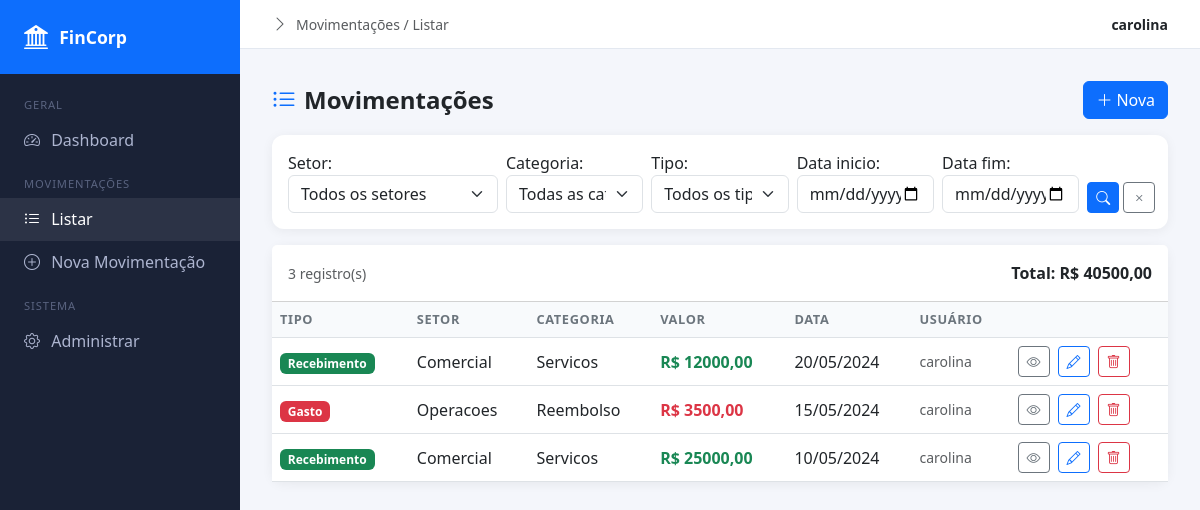
The app's page /recebimentos/listar/ (signed in) with its own data.
### recebimentos/models.py (models this page shows, shortened)
class Movimentacao(models.Model):
    TIPO_CHOICES = [
        ("Recebimento", "Recebimento"),
        ("Gasto", "Gasto"),
    ]
    setor = models.ForeignKey(Setor, on_delete=models.PROTECT)
    usuario = models.ForeignKey(User, on_delete=models.PROTECT)
    categoria = models.ForeignKey(Categoria, on_delete=models.PROTECT)
    tipo = models.CharField(max_length=100, choices=TIPO_CHOICES)
    valor = models.DecimalField(max_digits=10, decimal_places=2)
    data_movimentacao = models.DateField()
    class Meta:
        ordering = ["-data_movimentacao"]

class Setor(models.Model):
    nome = models.CharField(max_length=100)
    descricao = models.TextField(blank=True, null=True)
    orcamento_planejado = models.DecimalField(max_digits=10, decimal_places=2)
    def __str__(self):
        return self.nome

class Categoria(models.Model):
    nome = models.CharField(max_length=100)
    descricao = models.TextField(blank=True, null=True)
    def __str__(self):
        return self.nome

### recebimentos/views.py (the view, shortened to what this page needs)
# urls.py: path("listar/", views.listar, name="listar"),
@login_required
def listar(request):
    form = MovimentacaoFiltroForm(request.GET or None)
    qs = Movimentacao.objects.select_related("setor", "categoria", "usuario")
    total = qs.aggregate(s=Sum("valor"))["s"] or 0
    return render(request, "recebimentos/listar.html", {"movimentacoes": qs, "form": form, "total": total})

### recebimentos/forms.py
class MovimentacaoFiltroForm(forms.Form):
    setor = forms.ModelChoiceField(
        queryset=Setor.objects.all(), required=False,
        empty_label="Todos os setores",
        widget=forms.Select(attrs={"class": "form-select"}))
    categoria = forms.ModelChoiceField(
        queryset=Categoria.objects.all(), required=False,
        empty_label="Todas as categorias",
        widget=forms.Select(attrs={"class": "form-select"}))
    tipo = forms.ChoiceField(
        choices=[("", "Todos os tipos"), ("Recebimento", "Recebimento"), ("Gasto", "Gasto")],
        required=False, widget=forms.Select(attrs={"class": "form-select"}))
    data_inicio = forms.DateField(required=False, widget=forms.DateInput(
        attrs={"type": "date", "class": "form-control"}))
    data_fim = forms.DateField(required=False, widget=forms.DateInput(
        attrs={"type": "date", "class": "form-control"}))

### templates/recebimentos/listar.html (shortened to what this page needs)
{% extends "base.html" %}
{% block breadcrumb %}Movimentações / Listar{% endblock %}
{% block content %}
<div class="d-flex align-items-center justify-content-between mb-3">
  <h4 class="fw-bold mb-0"><i class="bi bi-list-ul me-2 text-primary"></i>Movimentações</h4>
  <a href="{% url 'recebimentos:criar' %}" class="btn btn-primary"><i class="bi bi-plus-lg me-1"></i>Nova</a>
</div>
<div class="card mb-3">
  <div class="card-body">
    <form method="get" class="row g-2 align-items-end">
      <div class="col-md-3">{{ form.setor.label_tag }}{{ form.setor }}</div>
      <div class="col-md-2">{{ form.categoria.label_tag }}{{ form.categoria }}</div>
      <div class="col-md-2">{{ form.tipo.label_tag }}{{ form.tipo }}</div>
      <div class="col-md-2">{{ form.data_inicio.label_tag }}{{ form.data_inicio }}</div>
      <div class="col-md-2">{{ form.data_fim.label_tag }}{{ form.data_fim }}</div>
      <div class="col-md-1 d-flex gap-1 align-items-end">
        <button type="submit" class="btn btn-primary btn-sm w-100"><i class="bi bi-search"></i></button>
        <a href="{% url 'recebimentos:listar' %}" class="btn btn-outline-secondary btn-sm w-100"><i class="bi bi-x"></i></a>
      </div>
    </form>
  </div>
</div>
<div class="card">
  <div class="card-header bg-white d-flex justify-content-between align-items-center py-3">
    <span class="text-muted small">{{ movimentacoes.count }} registro(s)</span>
    <span class="fw-semibold">Total: R$ {{ total|floatformat:2 }}</span>
  </div>
  <div class="table-responsive">
    <table class="table table-hover align-middle mb-0">
      <thead><tr>
        <th>Tipo</th><th>Setor</th><th>Categoria</th><th>Valor</th><th>Data</th><th>Usuário</th><th></th>
      </tr></thead>
      <tbody>
      {% for m in movimentacoes %}
      <tr>
        <td><span class="badge {% if m.tipo == 'Recebimento' %}bg-success{% else %}bg-danger{% endif %}">{{ m.tipo }}</span></td>
        <td>{{ m.setor }}</td>
        <td>{{ m.categoria }}</td>
        <td class="fw-semibold {% if m.tipo == 'Recebimento' %}text-success{% else %}text-danger{% endif %}">R$ {{ m.valor|floatformat:2 }}</td>
        <td>{{ m.data_movimentacao|date:"d/m/Y" }}</td>
        <td class="text-muted small">{{ m.usuario.username }}</td>
        <td>
          <div class="actions-bar">
            <a href="{% url 'recebimentos:detalhe' m.pk %}" class="btn btn-sm btn-outline-secondary"><i class="bi bi-eye"></i></a>
            <a href="{% url 'recebimentos:editar' m.pk %}" class="btn btn-sm btn-outline-primary"><i class="bi bi-pencil"></i></a>
            <a href="{% url 'recebimentos:excluir' m.pk %}" class="btn btn-sm btn-outline-danger"><i class="bi bi-trash"></i></a>
          </div>
        </td>
      </tr>
      {% empty %}
      <tr><td colspan="7" class="text-center text-muted py-4">Nenhuma movimentação encontrada.</td></tr>
      {% endfor %}
      </tbody>
    </table>
  </div>
</div>
{% endblock %}

### templates/base.html (shortened to what this page needs)
<!DOCTYPE html>
<html lang="pt-BR">
<head>
  <link href="https://cdn.jsdelivr.net/npm/bootstrap@5.3.0/dist/css/bootstrap.min.css" rel="stylesheet">
  <link href="https://cdn.jsdelivr.net/npm/bootstrap-icons@1.11.3/font/bootstrap-icons.css" rel="stylesheet">
</head>
<body>
<aside class="sidebar">
  <div class="sidebar-brand"><i class="bi bi-bank2"></i> FinCorp</div>
  <nav class="mt-2">
    <div class="nav-section">Geral</div>
    <a href="{% url 'recebimentos:dashboard' %}" class="nav-link {% if request.resolver_match.url_name == 'dashboard' %}active{% endif %}">
      <i class="bi bi-speedometer2"></i> Dashboard
    </a>
    <div class="nav-section">Movimentações</div>
    <a href="{% url 'recebimentos:listar' %}" class="nav-link {% if 'listar' in request.resolver_match.url_name %}active{% endif %}">
      <i class="bi bi-list-ul"></i> Listar
    </a>
    <a href="{% url 'recebimentos:criar' %}" class="nav-link {% if request.resolver_match.url_name == 'criar' %}active{% endif %}">
      <i class="bi bi-plus-circle"></i> Nova Movimentação
    </a>
    <div class="nav-section">Sistema</div>
    <a href="/admin/" class="nav-link"><i class="bi bi-gear"></i> Administrar</a>
  </nav>
</aside>
<div class="topbar">
  <div class="d-flex align-items-center gap-2">
    <i class="bi bi-chevron-right text-muted"></i>
    <span class="text-muted small">{% block breadcrumb %}Dashboard{% endblock %}</span>
  </div>
  <span class="fw-semibold small">{{ request.user.get_full_name|default:request.user.username }}</span>
</div>
<main class="main">
  {% block content %}{% endblock %}
</main>
</body>
</html>

### templates/base.html (style rules this page uses)
:root { --sidebar-w: 240px; --brand: #0d6efd; }
body { background: #f4f6fb; font-family: 'Segoe UI', sans-serif; }
.sidebar { width: var(--sidebar-w); min-height: 100vh; background: #1a2236; position: fixed; top:0; left:0; z-index:100; }
.sidebar-brand { background: var(--brand); padding: 1.2rem 1.5rem; display:flex; align-items:center; gap:.7rem; color:#fff; font-weight:700; font-size:1.1rem; }
.sidebar-brand i { font-size:1.5rem; }
.sidebar .nav-link { color: #adb5d0; padding: .6rem 1.5rem; display:flex; align-items:center; gap:.7rem; transition:.2s; }
.sidebar .nav-link:hover, .sidebar .nav-link.active { background: rgba(255,255,255,.08); color:#fff; }
.sidebar .nav-section { font-size:.7rem; text-transform:uppercase; letter-spacing:.08em; color:#5a6480; padding:.9rem 1.5rem .3rem; }
.main { margin-left: var(--sidebar-w); padding: 2rem; min-height:100vh; }
.topbar { background:#fff; border-bottom:1px solid #e3e8f0; padding:.75rem 2rem; margin-left:var(--sidebar-w); position:sticky; top:0; z-index:99; display:flex; align-items:center; justify-content:space-between; }
.card { border:none; border-radius:12px; box-shadow:0 2px 12px rgba(0,0,0,.06); }
.table th { font-size:.8rem; text-transform:uppercase; letter-spacing:.05em; color:#6c757d; background:#f8fafc; }
.actions-bar { display:flex; gap:.5rem; }

### records on screen
Movimentacao: tipo "Recebimento", setor "Comercial", categoria "Servicos", valor "12000,00", data_movimentacao "20/05/2024", usuario.username "carolina"
Movimentacao: tipo "Gasto", setor "Operacoes", categoria "Reembolso", valor "3500,00", data_movimentacao "15/05/2024", usuario.username "carolina"
Movimentacao: tipo "Recebimento", setor "Comercial", categoria "Servicos", valor "25000,00", data_movimentacao "10/05/2024", usuario.username "carolina"

### other values on screen
{{ request.user.get_full_name|default:request.user.username }} "carolina"
{{ movimentacoes.count }} "3"
{{ total|floatformat:2 }} "40500,00"
